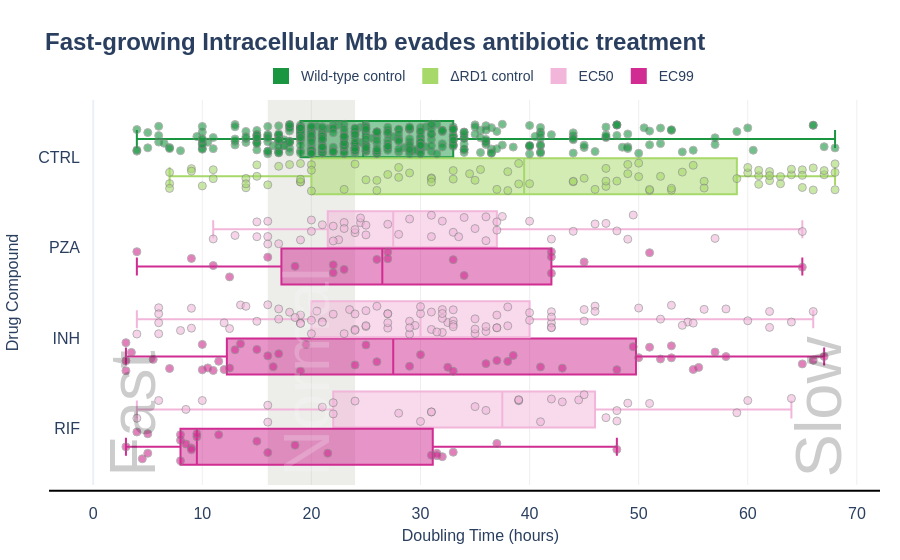

The code cell stored with this chart in its notebook:
### Code cell
# Create the Plotly figure
fig = go.Figure()

# Add shaded regions
fig.add_shape(type="rect", xref="x", yref="paper", x0=0, x1=bins[1], y0=0, y1=1, fillcolor=colors['Fast'], opacity=0.4, layer="below", line_width=0)
fig.add_shape(type="rect", xref="x", yref="paper", x0=bins[1], x1=bins[2], y0=0, y1=1, fillcolor=colors['Normal'], opacity=0.4, layer="below", line_width=0)
fig.add_shape(type="rect", xref="x", yref="paper", x0=bins[2], x1=70, y0=0, y1=1, fillcolor=colors['Slow'], opacity=0.4, layer="below", line_width=0)

# Add annotations for categories
fig.add_annotation(text="Fast", x=0, y=-0.85, textangle=270, showarrow=False, font=dict(size=65, color="rgba(0, 0, 0, 0.2)", family="Helvetica"), xanchor="left", yanchor="bottom")
fig.add_annotation(text="Normal", x=bins[1], y=-0.85, textangle=270, showarrow=False, font=dict(size=65, color="rgba(255, 255, 255, 0.2)", family="Helvetica"), xanchor="left", yanchor="bottom")
fig.add_annotation(text="Slow", x=70, y=-0.85, textangle=270, showarrow=False, font=dict(size=65, color="rgba(0, 0, 0, 0.2)", family="Helvetica"), xanchor="right", yanchor="bottom")

# Add boxplots and scatter points with jitter
for compound in ['CTRL', 'PZA', 'INH', 'RIF']:
    compound_data = subset_df[subset_df['Mtb Strain or Drug Compound'] == compound]
    concentrations = compound_data['Concentration'].unique()
    ctrl_types = compound_data['CTRL Type'].unique() if compound == 'CTRL' else [None]

    for ctrl_type in ctrl_types:
        ctrl_type_data = compound_data[compound_data['CTRL Type'] == ctrl_type] if ctrl_type else compound_data

        for concentration in concentrations:
            data = ctrl_type_data[ctrl_type_data['Concentration'] == concentration]

            if data.empty:
                continue

            # Define the color for the box and scatter points
            if compound == 'CTRL':
                color = colors.get(ctrl_type, 'gray')
            else:
                color = colors.get(concentration, 'gray')

            # Base numeric position for the compound
            base_y_position = category_mapping[compound]

            # Apply offsets
            y_position = base_y_position + vertical_offsets.get(ctrl_type, 0) + vertical_offsets.get(concentration, 0)

            # Add jitter for scatter points
            jitter = np.random.uniform(-vertical_offset*0.8, vertical_offset*0.8, size=len(data))
            
            # Add boxplot trace
            fig.add_trace(go.Box(
                x=data['Doubling Times'],
                y=[y_position] * len(data),
                name=f"{compound} - {ctrl_type or ''} - {concentration or ''}".strip(" - "),
                marker_color=color,
                boxmean=False,
                orientation="h",
                width=0.6,
                boxpoints=False,
                showlegend=False,
                hoverinfo='skip'  # Disable hover information for the box plot

            ))
            
            # Add scatter plot trace with video links in custom data
            fig.add_trace(go.Scatter(
                x=data['Doubling Times'],
                y=[y_position + jitter[i] for i in range(len(data))],
                mode="markers",
                name=f"{compound} {ctrl_type or ''} {'' if concentration == 'EC0' else concentration or ''}".strip(),
                marker=dict(color=color, size=8, opacity=0.6, line=dict(color='gray',  # Outline color
                                                                        width=1)),  # Outline thickness,
   
                customdata=data['Video Link'],  # Pass video links via custom data
                hoverinfo="text",
                text=[
                    f"<b>Doubling Time:</b> {x:.2f}<br><b>Treatment:</b>{compound} {ctrl_type or ''}{'' if concentration == 'EC0' else concentration or ''}<br>"
                    for x in data['Doubling Times']
                ],
                showlegend=False
            ))
# Add legend entries using a loop
for entry in legend_entries:
    fig.add_trace(go.Scatter(
        x=[None],
        y=[None],
        mode="markers",
        marker=dict(color=entry["color"], symbol="square", size=40, line=dict(color='white', width=0)),
        name=entry["name"],
    ))

# Update the y-axis
fig.update_yaxes(tickvals=[category_mapping[category] for category in categories], ticktext=categories)

# Update the layout
fig.update_layout(
        margin=dict(l=50, r=20, t=100, b=50),  # Adjust left, right, top, and bottom margins

    title=dict(
        text="Fast-growing Intracellular Mtb evades antibiotic treatment",
        font=dict(family="Helvetica", size=24, weight='bold')  # Title font set to Helvetica
    ),
    height=600,
    xaxis=dict(
            title=dict(
                text="Doubling Time (hours)",  # X-axis title text
                font=dict(family="Helvetica", size=16)  # X-axis label font set to Helvetica
        ),
    gridcolor='rgba(200,200,200,0.3)',  # Gridline color
    showline=True,  # Show the bottom axis line
    linecolor="white",  # Set the axis line to white to mimic spacing
    linewidth=15,       # Make the axis line thicker (creates a "gap" effect)
    mirror=False,       # Don't mirror the axis lines
    tickmode="linear",  # Ensure linear tick marks
    dtick=10,           # Set tick interval to 10
    tickfont=dict(family="Helvetica", size=16),  # Tick mark font set to Helvetica
    layer="above traces",  # Ensure axis stays above gridlines for clarity
),
    yaxis=dict(
        title=dict(
            text="Drug Compound",  # Y-axis title text
            font=dict(family="Helvetica", size=16)  # Y-axis label font set to Helvetica
        ),
        gridcolor='rgba(200,200,200,0.3)',  # Gridline color
        showline=False,  # Remove the left axis line
        showgrid=False,   # Remove horizontal gridlines
        tickfont=dict(family="Helvetica", size=16),  # Tick mark font set to Helvetica
    ),
    hovermode="closest",
    template="plotly_white",
    font=dict(
        family="Helvetica",  # Set default font for the entire figure
        size=14  # Default size for unspecified text elements
    ),
    legend_itemclick=False,  # Disable legend item click
    legend_itemdoubleclick=False,  # Disable legend item double-click
    legend=dict(
        orientation="h",  # Stack items horizontally
        yanchor="bottom",  # Anchor the legend at the bottom
        y=1.02,  # Position it just above the plot (slightly above 1.0)
        xanchor="center",  # Center the legend horizontally
        x=0.5  # Center the legend in the middle of the plot
    )
)

fig.add_shape(
    type="line",
    x0=-0.04,  # Start at the left edge of the plot
    x1=1,  # End at the right edge of the plot (relative to paper coordinates)
    xref="paper",  # Reference paper coordinates (0 to 1 range)
    y0=-0.015,  # Slightly below the x-axis
    y1=-0.015,  # Same as y0 to make it horizontal
    yref="paper",  # Reference paper coordinates
    line=dict(
        color="black",  # Black line for the pseudo x-axis
        width=2  # Adjust the thickness of the line
    ),
)
